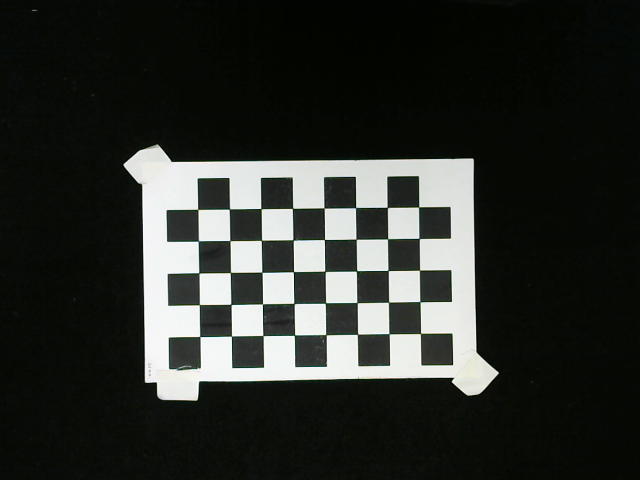
#> input picture HaoYing_v2/CalibrationImageStandard.png, 640 x 480 px, given in place of the camera
$ python HSV_edgeDetection_20230412180133.py
#> lines starting #> are read from the running program, lines starting #| are printed output that depends on the picture; after the words box and inside, x2 and y2 are one past the last pixel; in counts of white or black regions, pixels touching at a corner belong together
import cv2
import numpy as np

def nothing(x):
    pass

cap = cv2.VideoCapture(0)
if not cap.isOpened():
    print("Cannot open camera")
    exit()

maxVal = 255

cv2.namedWindow('Setting')  # 命名視窗名稱
cv2.createTrackbar('Red', 'Setting', maxVal//2, maxVal, nothing)
cv2.createTrackbar('Green', 'Setting', maxVal//2, maxVal, nothing)
cv2.createTrackbar('Blue', 'Setting', maxVal//2, maxVal, nothing)   # 建立數值設定條


while 1:
    ret, frame = cap.read()
#> frame is the input picture: shape (480, 640, 3); mean B, G, R 44.8, 48.7, 45.4
    img = cv2.cvtColor(frame, cv2.COLOR_BGR2HSV)
#> img: shape (480, 640, 3); mean H, S, V 54.8, 88.4, 48.7
    BIamge, GIamge, RImage = cv2.split(img)
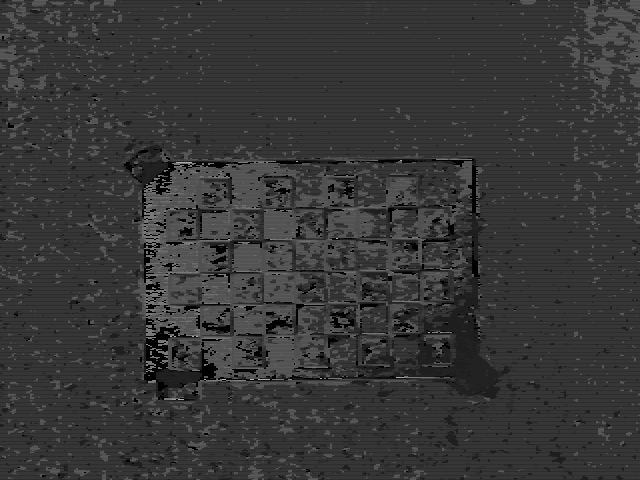
#> BIamge: shape (480, 640); min 0, max 177, mean 54.8
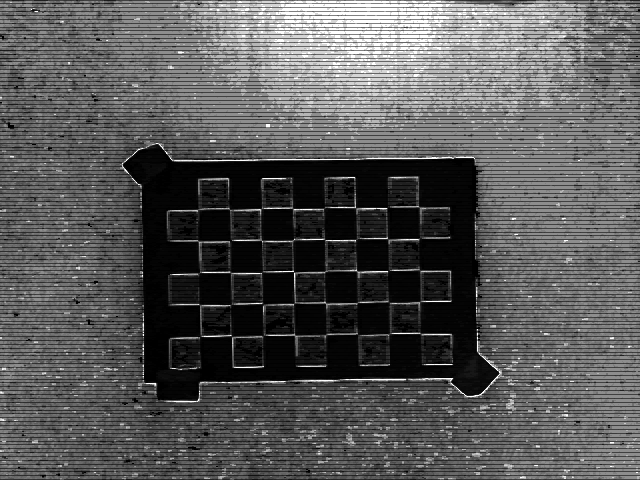
#> GIamge: shape (480, 640); min 0, max 255, mean 88.4
    if not ret:
        print("Can't receive frame (stream end?). Exiting ...")
        break

    R_val = cv2.getTrackbarPos('Red', 'Setting')
    G_val = cv2.getTrackbarPos('Green', 'Setting')
    B_val = cv2.getTrackbarPos('Blue', 'Setting')

    retval, r = cv2.threshold(RImage, R_val, maxVal, cv2.THRESH_OTSU)
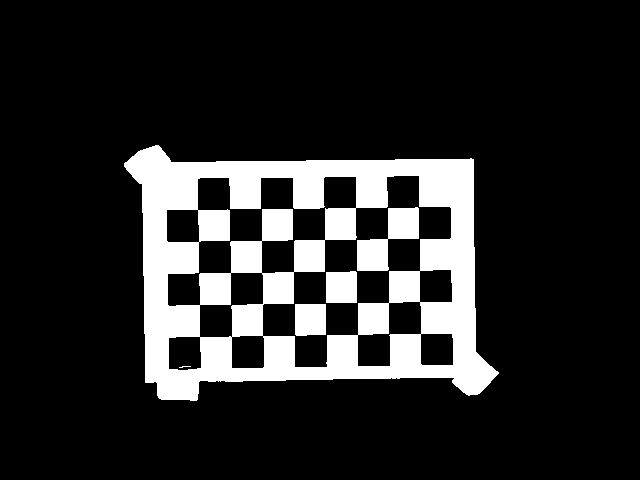
#> r: shape (480, 640); 15.6% white; 5 white regions (1 under 20 px), largest, box (x1, y1, x2, y2) and area: (124, 145, 499, 401) 43968, (357, 207, 419, 271) 1946, (295, 304, 326, 336) 972, (326, 271, 357, 303) 967
#> retval = 124
    retval, g = cv2.threshold(GIamge, G_val, maxVal, cv2.THRESH_OTSU)
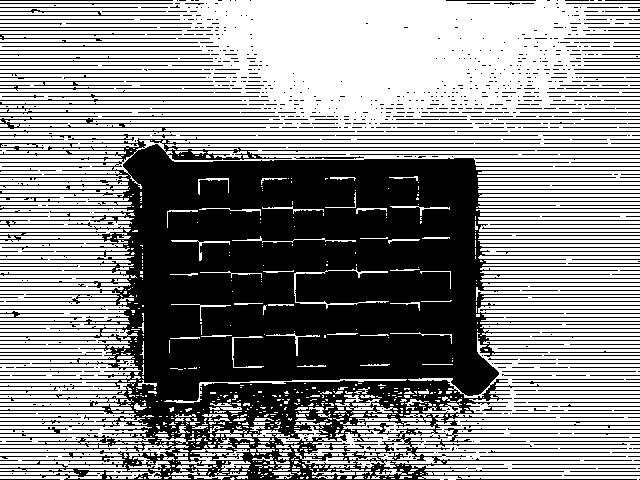
#> g: shape (480, 640); 54.9% white; 934 black regions (661 under 20 px), largest, box (x1, y1, x2, y2) and area: (0, 137, 640, 480) 112596, (0, 116, 355, 133) 1375, (288, 147, 640, 148) 352
#> retval = 83
    retval, b = cv2.threshold(BIamge, B_val, maxVal, cv2.THRESH_OTSU)
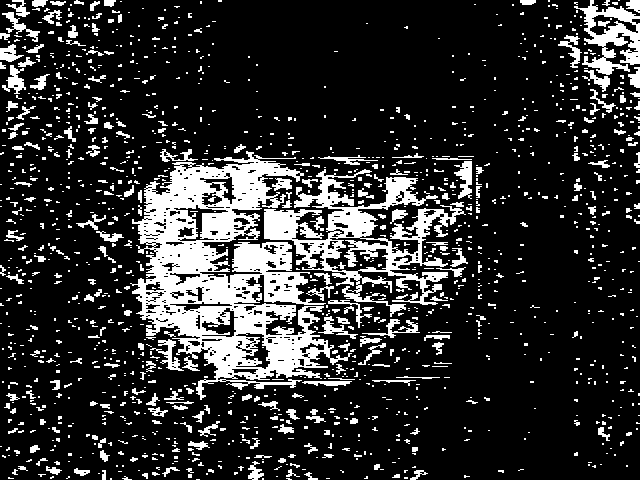
#> b: shape (480, 640); 18.5% white; 1431 white regions (1163 under 20 px), largest, box (x1, y1, x2, y2) and area: (130, 151, 352, 400) 23216, (264, 169, 466, 317) 8894, (574, 0, 640, 75) 2132
#> retval = 66


    cv2.imshow("0", frame)
    cv2.imshow("r", RImage)
    cv2.imshow("g", GIamge)
    cv2.imshow("b", BIamge)

    if cv2.waitKey(1) & 0xFF == ord('q'):
#> (key q is pressed here)
        break

cv2.destroyAllWindows()
